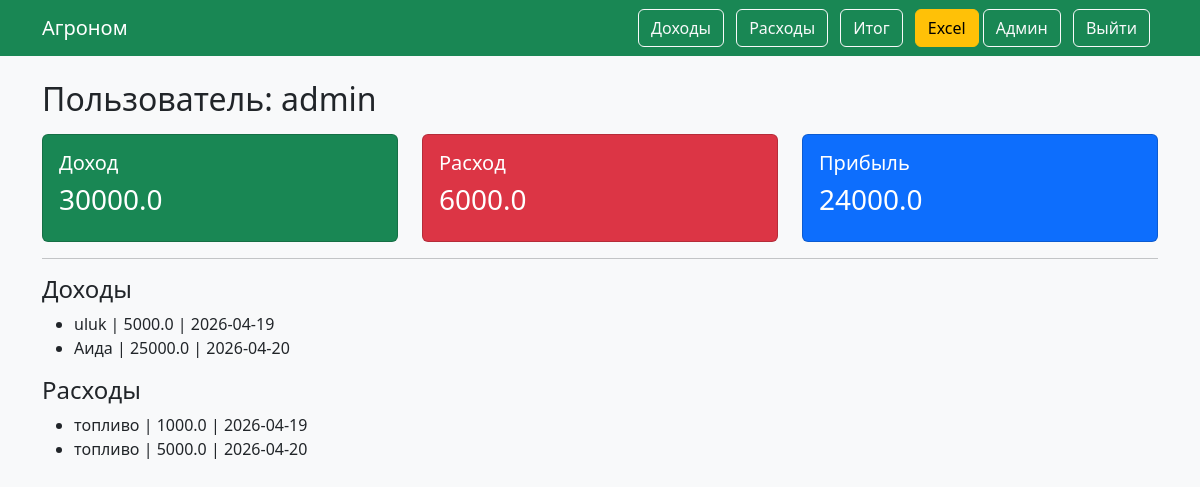
/user/1 (signed in), run on the app's committed database.
### models.py (models this page shows)
class User(UserMixin, db.Model):
    id = db.Column(db.Integer, primary_key=True)
    username = db.Column(db.String(100), unique=True, nullable=False)
    password = db.Column(db.String(200), nullable=False)
    role = db.Column(db.String(20), default="user")

class Income(db.Model):
    id = db.Column(db.Integer, primary_key=True)
    name = db.Column(db.String(100))
    hectares = db.Column(db.Float)
    price = db.Column(db.Float)
    income = db.Column(db.Float)
    date = db.Column(db.Date, default=date.today)
    user_id = db.Column(db.Integer, db.ForeignKey('user.id'))

class Expense(db.Model):
    id = db.Column(db.Integer, primary_key=True)
    category = db.Column(db.String(50))
    amount = db.Column(db.Float)
    description = db.Column(db.String(200))
    date = db.Column(db.Date, default=date.today)
    user_id = db.Column(db.Integer, db.ForeignKey('user.id'))

### app.py (the view)
@app.route('/user/<int:user_id>')
@login_required
def user_card(user_id):
    if current_user.role != "admin":
        return "Доступ запрещён", 403
    user = User.query.get_or_404(user_id)
    incomes = Income.query.filter_by(user_id=user.id).all()
    expenses = Expense.query.filter_by(user_id=user.id).all()
    total_income = sum(i.income for i in incomes)
    total_expense = sum(e.amount for e in expenses)
    profit = total_income - total_expense
    return render_template(
        "user_card.html",
        user=user,
        incomes=incomes,
        expenses=expenses,
        total_income=total_income,
        total_expense=total_expense,
        profit=profit
    )

### app.py (called while the page is built)
@login_manager.user_loader
def load_user(user_id):
    return User.query.get(int(user_id))

### templates/user_card.html
{% extends 'base.html' %}
{% block content %}
<h2>Пользователь: {{ user.username }}</h2>
<div class="row mt-3">
  <div class="col-md-4">
    <div class="card text-bg-success p-3">
      <h5>Доход</h5>
      <h3>{{ total_income }}</h3>
    </div>
  </div>
  <div class="col-md-4">
    <div class="card text-bg-danger p-3">
      <h5>Расход</h5>
      <h3>{{ total_expense }}</h3>
    </div>
  </div>
  <div class="col-md-4">
    <div class="card text-bg-primary p-3">
      <h5>Прибыль</h5>
      <h3>{{ profit }}</h3>
    </div>
  </div>
</div>
<hr>
<h4>Доходы</h4>
<ul>
  {% for i in incomes %}
    <li>{{ i.name }} | {{ i.income }} | {{ i.date }}</li>
  {% endfor %}
</ul>
<h4>Расходы</h4>
<ul>
  {% for e in expenses %}
    <li>{{ e.category }} | {{ e.amount }} | {{ e.date }}</li>
  {% endfor %}
</ul>
{% endblock %}

### templates/base.html (shortened to what this page needs)
<!DOCTYPE html>
<html lang="ru">
<head>
    <link href="https://cdn.jsdelivr.net/npm/bootstrap@5.3.2/dist/css/bootstrap.min.css" rel="stylesheet">
</head>
<body class="bg-light">
<nav class="navbar navbar-expand-lg navbar-dark bg-success">
  <div class="container">
    <a class="navbar-brand" href="/">Агроном</a>
    <div>
      <a class="btn btn-outline-light me-2" href="/income">Доходы</a>
      <a class="btn btn-outline-light me-2" href="/expense">Расходы</a>
      <a class="btn btn-outline-light me-2" href="/summary">Итог</a>
      <a class="btn btn-warning" href="/export">Excel</a>
      {% if current_user.is_authenticated and current_user.role == "admin" %}
      <a class="btn btn-outline-light me-2" href="/admin">Админ</a>
      {% endif %}
      <a class="btn btn-outline-light me-2" href="/logout">Выйти</a>
    </div>
  </div>
</nav>
<div class="container mt-4">
    {% block content %}{% endblock %}
</div>
</body>
</html>

### data on the page
User: username "admin"
Income: name "uluk", income "5000.0", date "2026-04-19"
Income: name "Аида", income "25000.0", date "2026-04-20"
Expense: category "топливо", amount "1000.0", date "2026-04-19"
Expense: category "топливо", amount "5000.0", date "2026-04-20"

### other printed values
{{ total_income }} "30000.0"
{{ total_expense }} "6000.0"
{{ profit }} "24000.0"
